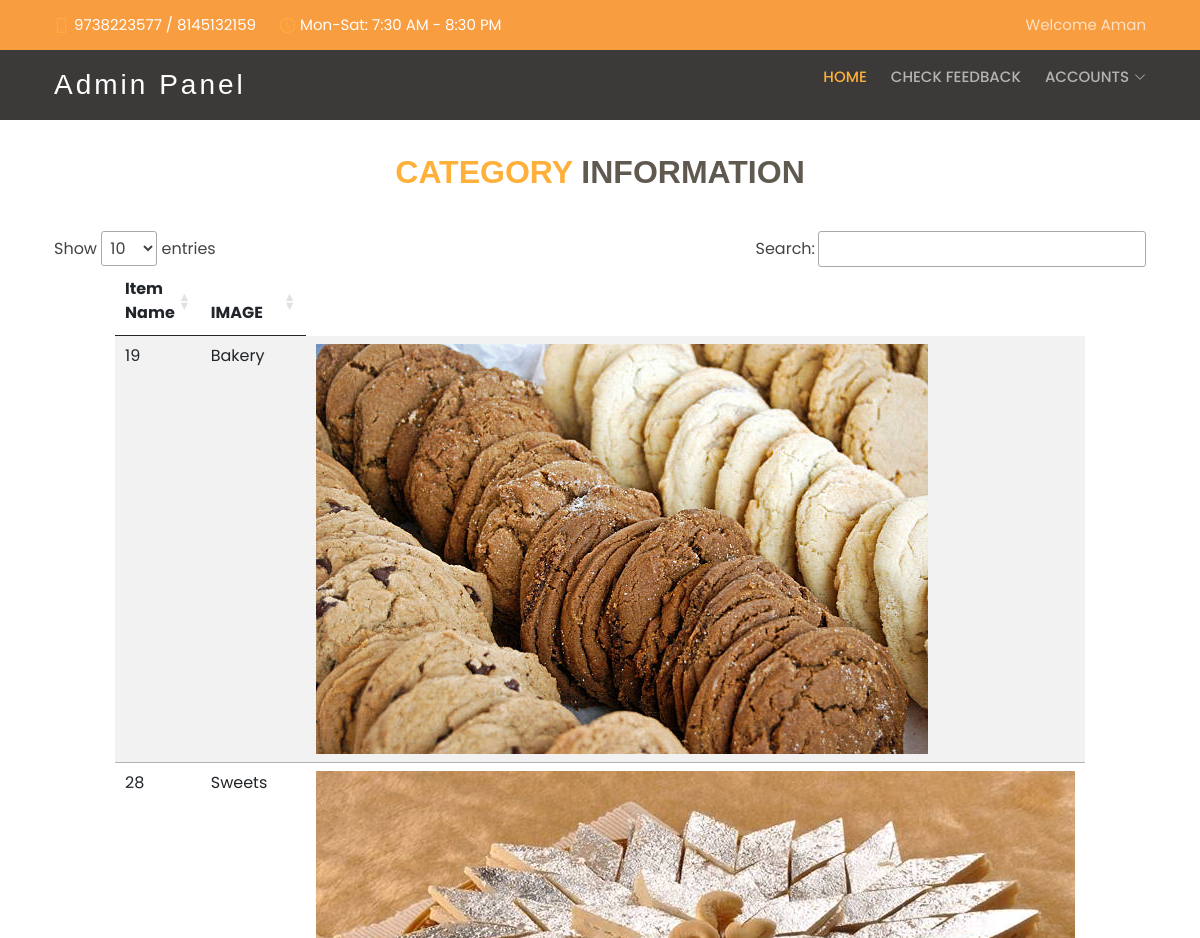
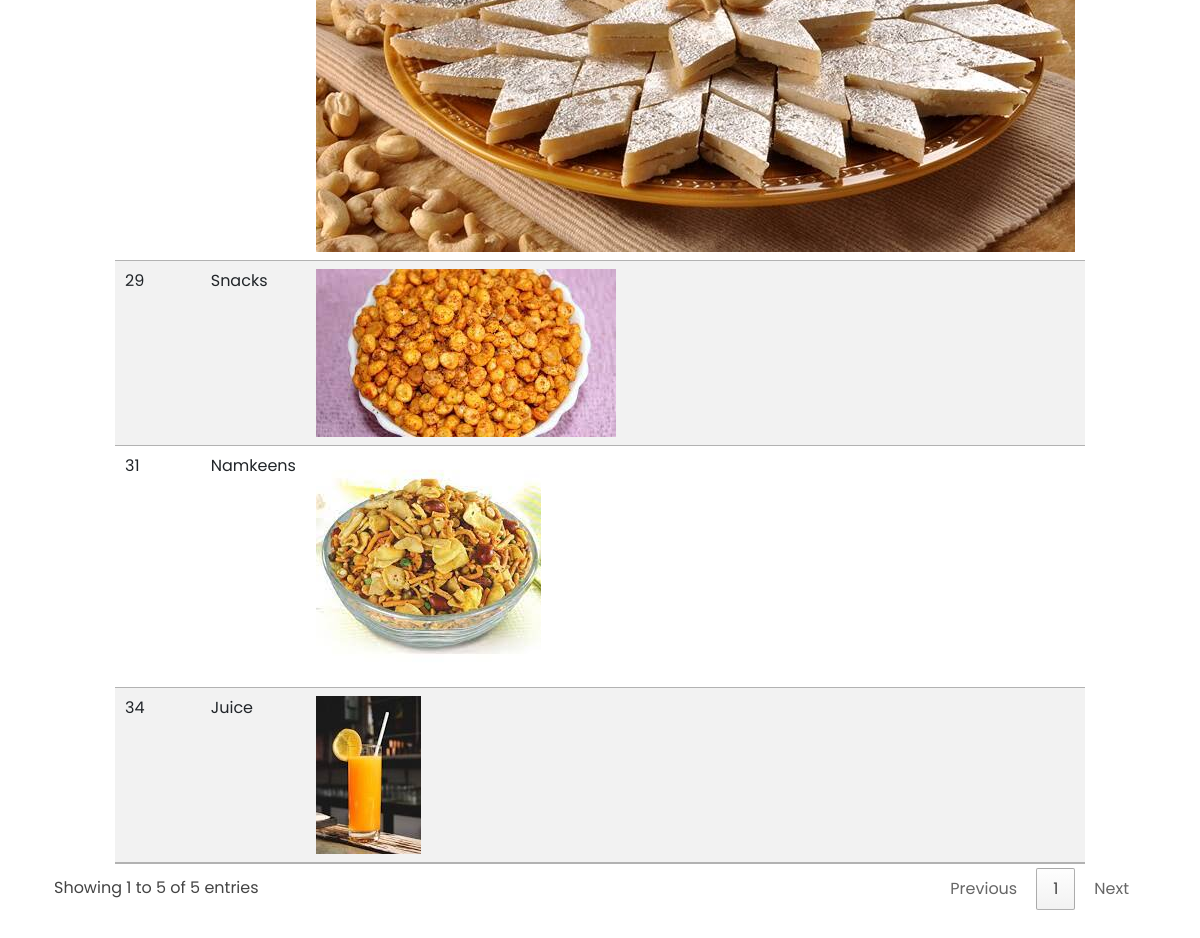
Page /addcat2.php (signed in) on the committed database (2 pictures, top to bottom).
### tables this page shows
CREATE TABLE IF NOT EXISTS `addcategory` (
  `id` int NOT NULL AUTO_INCREMENT,
  `name` varchar(50) NOT NULL,
  `tagline` varchar(1024) NOT NULL,
  `image` varchar(60) NOT NULL,
  PRIMARY KEY (`id`)
);

### addcat2.php (the view, shortened to what this page needs)
<!DOCTYPE html>
<html lang="en">
<head>
	<link href="assets/vendor/animate.css/animate.min.css" rel="stylesheet">
	<link href="assets/vendor/aos/aos.css" rel="stylesheet">
	<link href="assets/vendor/bootstrap/css/bootstrap.min.css" rel="stylesheet">
	<link href="assets/vendor/bootstrap-icons/bootstrap-icons.css" rel="stylesheet">
	<link href="assets/vendor/boxicons/css/boxicons.min.css" rel="stylesheet">
	<link href="assets/vendor/remixicon/remixicon.css" rel="stylesheet">
	<link href="assets/vendor/swiper/swiper-bundle.min.css" rel="stylesheet">
	<link href="https://cdn.jsdelivr.net/npm/bootstrap@5.1.0/dist/css/bootstrap.min.css" rel="stylesheet">
	<link href="//cdn.datatables.net/1.10.25/css/jquery.dataTables.min.css" rel="stylesheet">
	<link href="assets/css/style.css" rel="stylesheet">
	<?php include("templets/adminnav.php");?>
    <main id="main">
    <?php include("scripts/connect.php");
 ?>
		<?php
	$stmt = $db->prepare("SELECT `id`, `name`, `image`FROM `addcategory` ");
	try{
	$stmt->execute();
	$rows = $stmt->fetchALL(PDO::FETCH_ASSOC);
	}
	catch(PDOException $e){
		echo $e->getMessage();
		$db = null;
	}
?>
</head>
<body>
	<main id="main">
		<br>
		<section id="contact" class="contact">
			<div class="container">
				<div class="section-title">
					<h2><span>CATEGORY</span> INFORMATION</h2>
				</div>
			</div>
			<div class="container" style="margin-top:10px;">
				<table class="table table-striped">
					<thead>
						<th>Item Name</th>
						<th>IMAGE</th>
					</thead>
					<tbody>
						<?php foreach($rows as $row):?>
						<tr>
							<td >
								<?php echo $row['id']?>
							</td>
							<td>
								<?php echo $row['name']?>
							</td>
							<td>
								<img src="<?php echo $row['image']?>">
							</td>
						</tr>
						<?php endforeach; ?>
					</tbody>
				</table>
			</div>
		</section>
	</main>

### assets/css/style.css (style rules this page uses)
body { font-family: "Poppins", sans-serif; color: #444444; }
h1, h2, h3, h4, h5, h6 { font-family: "Satisfy", sans-serif; }
section { padding: 60px 0; }
.section-title { text-align: center; padding-bottom: 30px; padding:30px; }
.section-title h2 { margin: 15px 0 0 0; font-size: 32px; font-weight: 700; color: #5f5950; }
.section-title h2 span { color: #ffb03b; }

### rows in the picture
addcategory: id "19", name "Bakery", image (picture)
addcategory: id "28", name "Sweets", image (picture)
addcategory: id "29", name "Snacks", image (picture)
addcategory: id "31", name "Namkeens", image (picture)
addcategory: id "34", name "Juice", image (picture)

### other values in the picture
$_SESSION["firstName"] "Aman"
